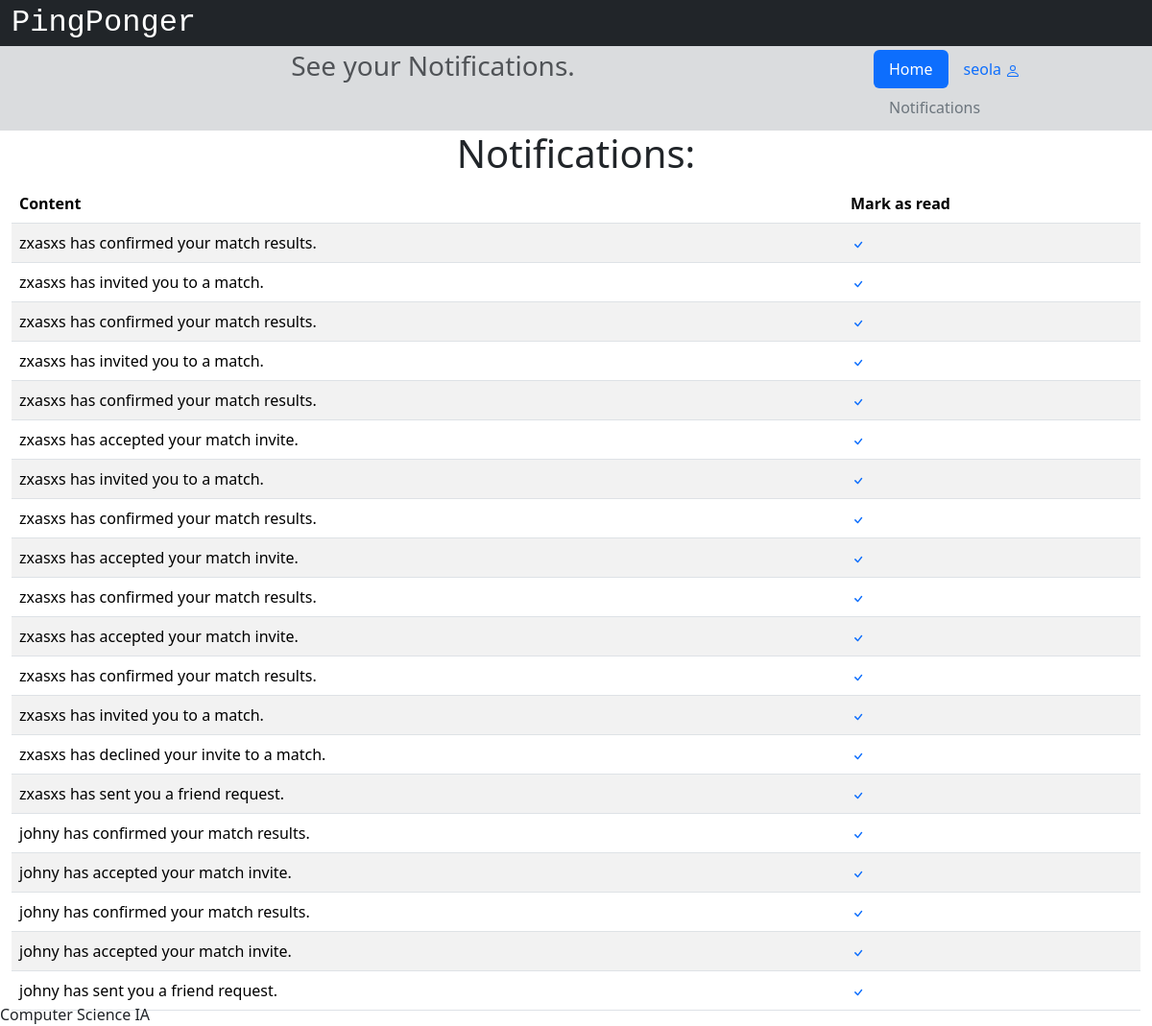
The page /notifications (signed in) on the database as committed earlier.
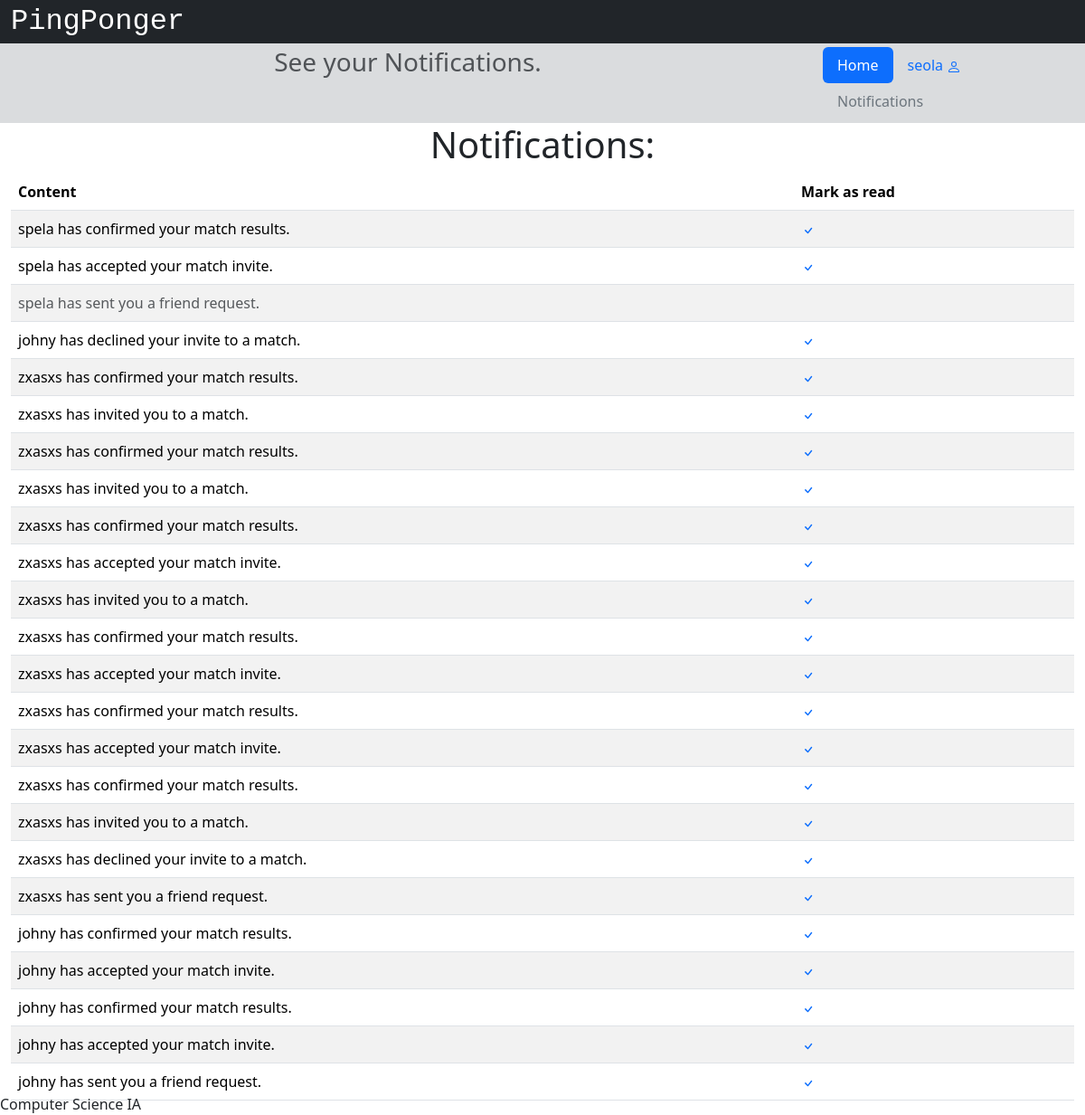
The same page on the database as committed later.
### app/models.py (models this page shows)
class Notification(db.Model):
    id = db.Column(db.Integer, primary_key=True)
    content = db.Column(db.Text())
    read = db.Column(db.Boolean)
    type = db.Column(db.String(3))
    user_id = db.Column(db.Integer, db.ForeignKey('users.id'))
    user = db.relationship('User', back_populates='notifications')

### app/views.py (the view)
@app.route('/notifications')
@login_required
def notifications():
    session['url'] = url_for('notifications')
    return render_template('notifications.html', notifications=current_user.notifications)

### app/views.py (called while the page is built)
@login_manager.user_loader
def load_user(user_id):
    return User.query.get(int(user_id))

### app/templates/notifications.html (shortened to what this page needs)
{% extends "base.html" %}
{% block head %}
    {{ super() }}
{% endblock %}
{% block pagetitle %}See your Notifications.{% endblock %}
{% block content %}
<div class="container-fluid">
    <div class="row d-flex justify-content-evenly">
        <div class="col d-flex justify-content-evenly">
            <h1>Notifications:</h1>
        </div>
    </div>
    <div class="row d-flex justify-content-evenly">
        <div class="col d-flex justify-content-evenly">
            {% if notifications|length == 0 %}
            <div class="text-center">
                <h3>You don't have any notifications yet.</h3>
            </div>
            {% else %}
            <table class="table table-striped table-hover">
                <thead>
                <tr>
                    <th scope="col">Content</th>
                    <th scope="col">Mark as read</th>
                </tr>
                </thead>
                <tbody>
                    {% for i in notifications %}
                    {% if i.read %}
                        <tr>
                            <td class="text-muted">{{i.content}}</td>
                            <td></td>
                        </tr>
                    {% else %}
                        <tr>
                            <td>{{i.content}}</td>
                            <td>
                                <a href="/notifications/{{i.id}}/read">
                                    <svg xmlns="http://www.w3.org/2000/svg" width="16" height="16" fill="currentColor" class="bi bi-check" viewBox="0 0 16 16">
                                        <path d="M10.97 4.97a.75.75 0 0 1 1.07 1.05l-3.99 4.99a.75.75 0 0 1-1.08.02L4.324 8.384a.75.75 0 1 1 1.06-1.06l2.094 2.093 3.473-4.425a.267.267 0 0 1 .02-.022z"/>
                                      </svg>
                                </a>
                            </td>
                        </tr>
                    {% endif %}
                    {% endfor %}
                </tbody>
            </table>
            {% endif %}
        </div>
    </div>
</div>
{% endblock %}

Rows that differ between the two databases and show on the page:
added Notification: content "spela has confirmed your match results."
added Notification: content "spela has accepted your match invite."
added Notification: content "spela has sent you a friend request."
added Notification: content "johny has declined your invite to a match."
